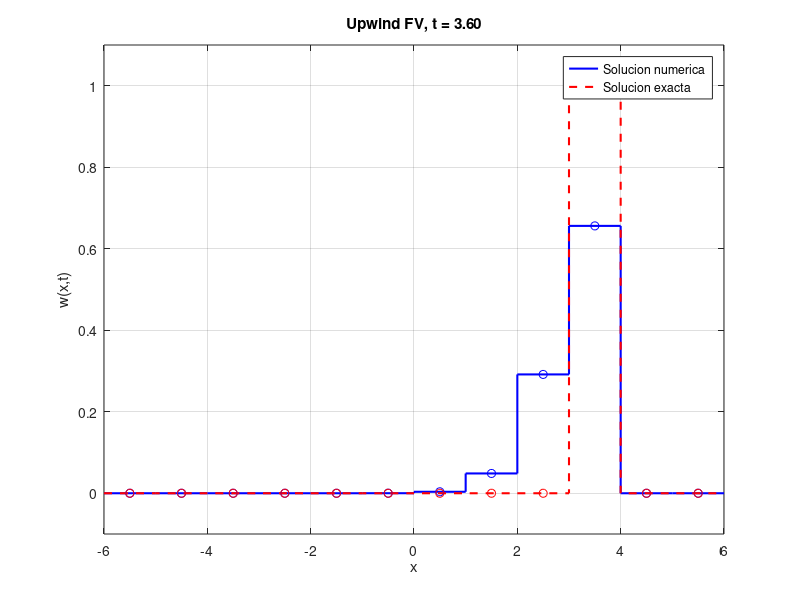

Recreate this plot in MATLAB.
%% Upwind expresado como metodo de volumenes finitos
clear;
clc;
close all;

%% 1. Parametros del problema

a = -6;
b = 6;

lambda = 1;

m = 12;                 % Numero de celdas
dx = (b-a)/m;

% Bordes de las celdas
x = a:dx:b;

% Centros de las celdas
xc = a + dx/2 : dx : b - dx/2;

CFL = 0.9;

% Paso temporal calculado a partir del CFL
dt = CFL*dx/abs(lambda);

tmax = 4;
nt = round(tmax/dt);

fprintf('dx = %.4f\n', dx);
fprintf('dt = %.4f\n', dt);
fprintf('CFL = %.4f\n', CFL);
fprintf('Numero de pasos temporales = %d\n', nt);

if CFL > 1
    warning('El esquema puede ser inestable porque CFL > 1');
end

%% 2. Condicion inicial

% Cada valor representa el promedio dentro de una celda
w0 = zeros(1,m);

% Pulso situado en la celda central
[~, indice_centro] = min(abs(xc));
w0(indice_centro) = 1;

%% 3. Inicializacion

w_actual = w0;
w_nueva = zeros(size(w_actual));

%% 4. Representacion de la condicion inicial

figure;

stairs(x, [w0 w0(end)], 'LineWidth', 1.5);

xlabel('x');
ylabel('w(x,0)');
title('Condicion inicial por volumenes finitos');
grid on;

ylim([-0.1 1.1]);

pause(1);

%% 5. Coeficientes Upwind

CFLpositivo = 0.5*(lambda + abs(lambda))*dt/dx;
CFLnegativo = 0.5*(lambda - abs(lambda))*dt/dx;

%% 6. Evolucion temporal

for n = 1:nt

    %% Actualizacion de las celdas interiores

    for i = 2:m-1

        w_nueva(i) = w_actual(i) ...
            - CFLpositivo*(w_actual(i)-w_actual(i-1)) ...
            - CFLnegativo*(w_actual(i+1)-w_actual(i));

    end

    %% Condiciones de contorno transmisivas

    if lambda > 0

        % La informacion entra por la izquierda
        w_nueva(1) = w_actual(1);

        % La informacion sale por la derecha
        w_nueva(m) = w_actual(m) ...
            - CFLpositivo*(w_actual(m)-w_actual(m-1));

    else

        % La informacion sale por la izquierda
        w_nueva(1) = w_actual(1) ...
            - CFLnegativo*(w_actual(2)-w_actual(1));

        % La informacion entra por la derecha
        w_nueva(m) = w_actual(m);

    end

    %% Tiempo actual

    t = n*dt;

    %% Solucion exacta aproximada en los centros de celda

    w_exacta = zeros(1,m);

    posicion_pulso = lambda*t;

    [~, indice_pulso] = min(abs(xc-posicion_pulso));

    if indice_pulso >= 1 && indice_pulso <= m
        w_exacta(indice_pulso) = 1;
    end

    %% Representacion

    stairs(x, [w_nueva w_nueva(end)], 'b', 'LineWidth', 1.5);
    hold on;

    stairs(x, [w_exacta w_exacta(end)], 'r--', 'LineWidth', 1.5);

    plot(xc, w_nueva, 'bo');
    plot(xc, w_exacta, 'ro');

    hold off;

    xlabel('x');
    ylabel('w(x,t)');
    title(['Upwind FV, t = ', num2str(t, '%.2f')]);
    legend('Solucion numerica', 'Solucion exacta');

    grid on;
    ylim([-0.1 1.1]);

    drawnow;
    pause(0.2);

    %% Actualizacion

    w_actual = w_nueva;

end

%% 7. Comprobacion de conservacion

masa_inicial = dx*sum(w0);
masa_final = dx*sum(w_actual);

error_conservacion = abs(masa_inicial-masa_final);

fprintf('\n');
fprintf('Comprobacion de conservacion\n');
fprintf('----------------------------\n');
fprintf('Masa inicial = %.10f\n', masa_inicial);
fprintf('Masa final   = %.10f\n', masa_final);
fprintf('Error de conservacion = %.10e\n', error_conservacion);
